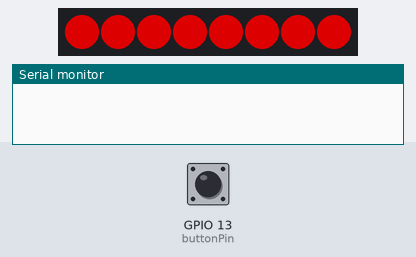
A sketch run on a simulated ESP8266 (NodeMCU). Parts: 8 RGB LEDs in strip order, left to right, the last lines printed to the serial monitor. The test bench sets the inputs (shaded band); at power-on: GPIO 13 (buttonPin) HIGH. Dim RGB values are drawn brighter than linear.

Above: at 1.2 s.
1.3 s: GPIO 13 (buttonPin) pulled LOW for 0.15 s
2.9 s: GPIO 13 (buttonPin) pulled LOW for 1 s
At 4.3 s:
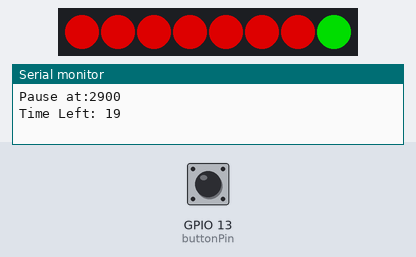
5.4 s: GPIO 13 (buttonPin) driven LOW
Timing chart, 0 to 8.4 s (numbered marks = the images above; inputs shaded):
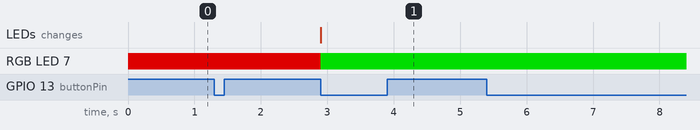

The sketch:

HealthTimer.ino
```cpp
/*********
  use press button as a timer
*********/
//The library for neopixel strip
#include <Adafruit_NeoPixel.h>

//Define neopixel initialization
//Connect button pin as pin 14 on board
#define PIN 14
#define NUMPIXELS 8
#define DELAYVAL 500
Adafruit_NeoPixel pixels(NUMPIXELS, PIN);


//Total time, here I set as 20 senconds. You can change the time here.
float timeSeconds = 20;
float timeInter= 2.5 ;

//Connect button pin as pin 13 on board
const int buttonPin = 13;

//Neopixel led
int RedLED = 8;
int GreenLED = 0;

// Timer: Auxiliary variables
unsigned long now = millis();
//the time trigger when start timer
unsigned long lastTrigger = 0;
//the time trigger when end timer
unsigned long pauseTrigger = 0;
//time left for timer
unsigned long TimeLeft = 10000;

//The flag
boolean startTimer = false;
boolean StartProgram = true;
boolean endTimer = false;
boolean Task = true;


// This is the interrupt service routine
ICACHE_RAM_ATTR void detectButton() {
      now = millis();
      if ( (now-lastTrigger)> 50){
          //Print when button pressed
        Serial.println("Button pressed");
                // Current time


        //If the timer task not finished
        if (Task){
          //The first time enter the for function, flag for start and pause the timer are both false
          if((startTimer == false) && (endTimer == false)){
          Serial.println("enter first if");
          Serial.println("Timer start");
          Serial.println(" ");
          //start the timer
          startTimer = true;
          endTimer = false;
          lastTrigger = millis();
          } else if (startTimer){
            //pause the timer
            Serial.println("enter else");
            startTimer = false;
            endTimer = true;
            Serial.println("Timer pause");
            //calculate the time left
            pauseTrigger = millis();
            // Turn off the timer and end the task when time left is 0
              if(endTimer && (TimeLeft*1000 <= (pauseTrigger - lastTrigger))) {
                //Timer end, the dog walking task achieved, all led green
                for(int i=0; i<8; i++) {
                    pixels.setPixelColor(i, 0, 150, 0);
                    pixels.show();
                  }
                Serial.println("Timer end...");
                startTimer = false;
                Task = false;
              }else {
                Serial.print("last trigger:");
                Serial.println(lastTrigger);
                Serial.print("Pause at:");
                Serial.println(pauseTrigger);
                TimeLeft = timeSeconds-(pauseTrigger - lastTrigger)/1000;
                //Calculate the number of red and green led
                RedLED = TimeLeft/timeInter;
                GreenLED = 8 - RedLED;
                //configure neopixel strip
                for(int i=0; i<=RedLED; i++) {
                    pixels.setPixelColor(i, 150, 0, 0);
                    pixels.show();
                  }
                for(int i=0; i<GreenLED; i++) {
                  //add green after red leds
                    pixels.setPixelColor(i+RedLED, 0, 150, 0);
                    pixels.show();
                  }
                timeSeconds = TimeLeft;
                Serial.print("Time Left: ");
                Serial.println(TimeLeft);
                Serial.println(" ");
              }
          } else if(endTimer){
            //start the timer again
            startTimer = true;
            endTimer = false;
            lastTrigger = millis();
            Serial.println("Timer start again");
            Serial.println(" ");
          }

        } else {// task=false, no task there, today walking achieved
          Serial.println("Today's task achieved");
          Serial.println(" ");
        }
      }


}

void setup() {
  // Serial port for debugging purposes
  Serial.begin(115200);
  // Initialize neopixel
  pixels.begin();
  // Button mode INPUT_PULLUP
  pinMode(buttonPin, INPUT_PULLUP);
  // Set button as interrupt, assign interrupt function and set RISING mode
  attachInterrupt(digitalPinToInterrupt(buttonPin), detectButton, FALLING);

}

void loop() {
   if(StartProgram){
        for(int i=0; i<=8; i++) {
      pixels.setPixelColor(i, 150, 0, 0);
      pixels.show();
    }
    StartProgram = false;
   }


}
```

Measured:
- after the input at 2.9 s, RGB LED 7: RGB(150, 0, 0) → RGB(0, 150, 0) at once; the LEDs: change at once (image 1)
